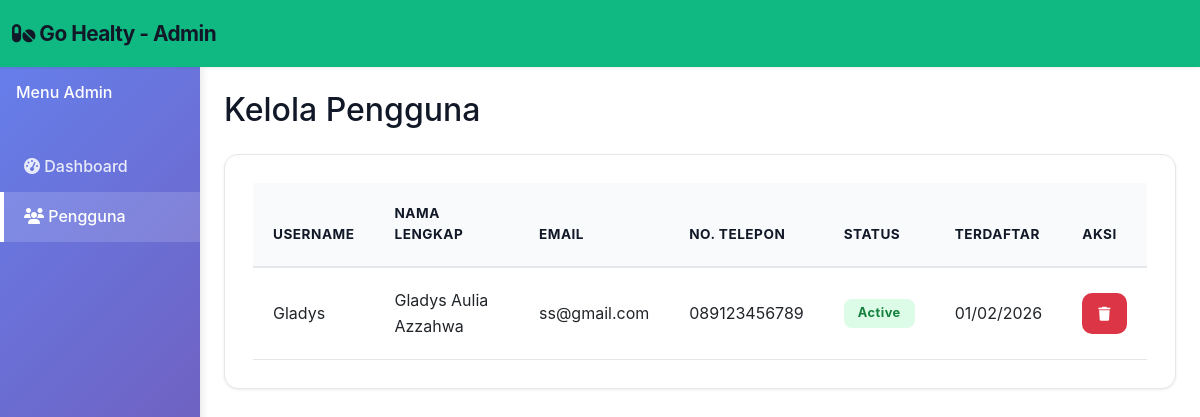
/admin/users.php (signed in), run on the app's committed database.
### tables this page shows
CREATE TABLE `users` (
  `user_id` int(11) NOT NULL,
  `username` varchar(50) NOT NULL,
  `email` varchar(100) NOT NULL,
  `password` varchar(255) NOT NULL,
  `full_name` varchar(100) NOT NULL,
  `phone` varchar(15) DEFAULT NULL,
  `address` text DEFAULT NULL,
  `role` enum('customer','admin') DEFAULT 'customer',
  `status` enum('active','inactive') DEFAULT 'active',
  `created_at` timestamp NOT NULL DEFAULT current_timestamp(),
  `updated_at` timestamp NOT NULL DEFAULT current_timestamp() ON UPDATE current_timestamp()
);

### admin/users.php (the view, shortened to what this page needs)
<?php
require_once dirname(__FILE__) . '/../includes/config.php';
$users = $conn->query("SELECT * FROM users WHERE role = 'customer' ORDER BY created_at DESC");
?>
<!DOCTYPE html>
<html lang="id">
<head>
    <link href="https://cdn.jsdelivr.net/npm/bootstrap@5.3.0/dist/css/bootstrap.min.css" rel="stylesheet">
    <link rel="stylesheet" href="https://cdnjs.cloudflare.com/ajax/libs/font-awesome/6.4.0/css/all.min.css">
    <link rel="stylesheet" href="<?php echo SITE_URL; ?>assets/css/style.css">
</head>
<body>
    <nav class="navbar navbar-expand-lg navbar-dark bg-primary sticky-top">
        <div class="container-fluid">
            <a class="navbar-brand" href="<?php echo SITE_URL; ?>admin/">
                <i class="fas fa-pills"></i> <?php echo SITE_NAME; ?> - Admin
            </a>
        </div>
    </nav>
    <div class="container-fluid">
        <div class="row">
            <div class="col-md-2 sidebar p-0" style="background: linear-gradient(135deg, #667eea 0%, #764ba2 100%);">
                <div class="text-white p-3">
                    <h6 class="mb-4">Menu Admin</h6>
                </div>
                <ul class="list-unstyled">
                    <li><a href="<?php echo SITE_URL; ?>admin/">
                        <i class="fas fa-tachometer-alt"></i> Dashboard
                    </a></li>
                    <li><a href="<?php echo SITE_URL; ?>admin/users.php" class="active">
                        <i class="fas fa-users"></i> Pengguna
                    </a></li>
                </ul>
            </div>
            <div class="col-md-10 p-4">
                <h2 class="mb-4">Kelola Pengguna</h2>
                <div class="card">
                    <div class="card-body">
                        <div class="table-responsive">
                            <table class="table table-hover">
                                <thead class="table-light">
                                    <tr>
                                        <th>Username</th>
                                        <th>Nama Lengkap</th>
                                        <th>Email</th>
                                        <th>No. Telepon</th>
                                        <th>Status</th>
                                        <th>Terdaftar</th>
                                        <th>Aksi</th>
                                    </tr>
                                </thead>
                                <tbody>
                                    <?php while ($user = $users->fetch_assoc()): ?>
                                        <tr>
                                            <td><?php echo htmlspecialchars($user['username']); ?></td>
                                            <td><?php echo htmlspecialchars($user['full_name']); ?></td>
                                            <td><?php echo htmlspecialchars($user['email']); ?></td>
                                            <td><?php echo htmlspecialchars($user['phone'] ?? '-'); ?></td>
                                            <td>
                                                <span class="badge bg-<?php echo $user['status'] === 'active' ? 'success' : 'danger'; ?>">
                                                    <?php echo ucfirst($user['status']); ?>
                                                </span>
                                            </td>
                                            <td><?php echo date('d/m/Y', strtotime($user['created_at'])); ?></td>
                                            <td>
                                                <a href="?delete=<?php echo $user['user_id']; ?>" class="btn btn-sm btn-danger" onclick="return confirm('Apakah Anda yakin?')">
                                                    <i class="fas fa-trash"></i>
                                                </a>
                                            </td>
                                        </tr>
                                    <?php endwhile; ?>
                                </tbody>
                            </table>
                        </div>
                    </div>
                </div>
            </div>
        </div>
    </div>
</body>
</html>

### assets/css/style.css (style rules this page uses)
:root { --primary-color: #10b981; --primary-dark: #059669; --primary-light: #d1fae5; --secondary-color: #6b7280; --success-color: #10b981; --danger-color: #ef4444; --warning-color: #f59e0b; --info-color: #3b82f6; --light-bg: #f9fafb; --lighter-bg: #f3f4f6; --border-color: #e5e7eb; --text-primary: #111827; --text-secondary: #6b7280; }
* { margin: 0; padding: 0; box-sizing: border-box; }
html, body { height: 100%; }
body { font-family: -apple-system, BlinkMacSystemFont, "Segoe UI", "Helvetica Neue", sans-serif; line-height: 1.6; color: var(--text-primary); background-color: #ffffff; -webkit-font-smoothing: antialiased; -moz-osx-font-smoothing: grayscale; }
.navbar { box-shadow: 0 1px 3px rgba(0, 0, 0, 0.08); padding: 0.75rem 0; background-color: #ffffff; }
.navbar-brand { font-weight: 700; font-size: 1.3rem; color: var(--text-primary) !important; letter-spacing: -0.5px; transition: all 0.3s ease; }
.btn { border-radius: 10px; padding: 0.75rem 1.5rem; font-weight: 600; font-size: 0.95rem; transition: all 0.3s cubic-bezier(0.4, 0, 0.2, 1); border: none; cursor: pointer; letter-spacing: 0.5px; }
.btn-sm { padding: 0.625rem 1rem; font-size: 0.875rem; }
.card { border: 1px solid var(--border-color); border-radius: 14px; box-shadow: 0 1px 3px rgba(0, 0, 0, 0.08); transition: all 0.3s cubic-bezier(0.4, 0, 0.2, 1); overflow: hidden; }
.card-body { padding: 1.75rem; }
.table { border-collapse: collapse; margin-bottom: 0; }
.table thead th { background-color: var(--light-bg); border-bottom: 2px solid var(--border-color); font-weight: 700; color: var(--text-primary); padding: 1.25rem; font-size: 0.85rem; text-transform: uppercase; letter-spacing: 0.5px; }
.table tbody td { border-bottom: 1px solid var(--border-color); padding: 1.25rem; vertical-align: middle; }
.table tbody tr { transition: background-color 0.2s ease; }
.badge { padding: 0.5rem 0.875rem; border-radius: 8px; font-weight: 700; font-size: 0.8rem; letter-spacing: 0.5px; display: inline-block; }
.bg-success { background-color: #dcfce7 !important; color: #15803d !important; }
.sidebar { background: linear-gradient(135deg, #10b981 0%, #059669 100%); min-height: 100vh; padding-top: 20px; box-shadow: 2px 0 8px rgba(0, 0, 0, 0.1); }
.sidebar a { color: rgba(255, 255, 255, 0.85); text-decoration: none; padding: 12px 20px; display: block; transition: all 0.3s ease; font-weight: 500; border-left: 4px solid transparent; }
.sidebar a:hover, .sidebar a.active { background-color: rgba(255, 255, 255, 0.15); color: #ffffff; border-left-color: #ffffff; padding-left: 20px; }
.bg-primary { background-color: var(--primary-color) !important; }

### data on the page
users: username "Gladys", full_name "Gladys Aulia Azzahwa", email "ss@gmail.com", phone "089123456789", status "Active", created_at "01/02/2026"

### other printed values
SITE_NAME "Go Healty"
